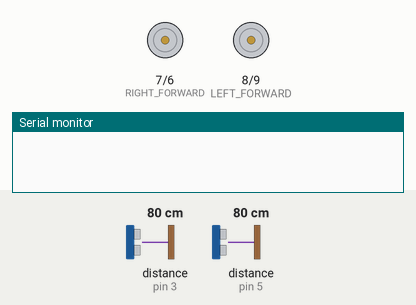
The sketch below on a simulated Arduino Uno, built with avr-gcc and run on an emulated ATmega328P. Parts: motor-driver pin pairs drawn as motors (green arrow = first pin HIGH = forward, orange = second pin HIGH = backward, longer = more drive), the last lines printed to the serial monitor. Wiring (inferred from the names in the program): 2 × ultrasonic range finder: trigger pin 2, echo pin 3 / trigger pin 12, echo pin 5. The test bench sets the inputs (shaded band); at power-on: distance to the obstacle (sensors on pin 3, pin 5) 80 cm. The echo pulse lasts 58.3 µs per cm.

Above: at 0.1 s.
At 2.1 s:
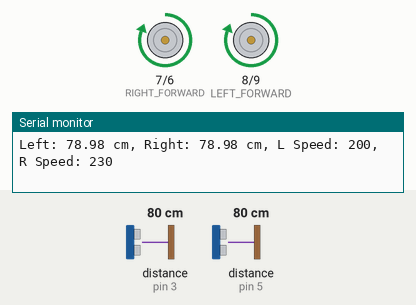
Timing chart, 0 to 3.6 s (numbered marks = the images above):
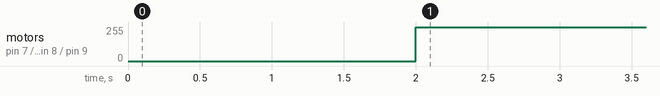

Measured:
- by itself, motor on pin 7 (RIGHT_FORWARD) / pin 6 (RIGHT_BACKWARD), motor on pin 8 (LEFT_FORWARD) / pin 9 (LEFT_BACKWARD): stopped → forward 255/255 at 2.0 s

The sketch:

line-following.ino
```cpp
// Motor control pins
#define LEFT_FORWARD 8    // Controls left motor forward
#define LEFT_BACKWARD 9   // Controls left motor backward
#define RIGHT_FORWARD 7   // Controls right motor forward
#define RIGHT_BACKWARD 6  // Controls right motor backward
// Ultrasonic sensor pins
#define TRIG_FRONT 13     // Front ultrasonic trigger
#define ECHO_FRONT 10     // Front ultrasonic echo
#define TRIG_LEFT 2       // Left ultrasonic trigger
#define ECHO_LEFT 3       // Left ultrasonic echo
#define TRIG_RIGHT 12     // Right ultrasonic trigger
#define ECHO_RIGHT 5      // Right ultrasonic echo
// IR sensor pins
#define L_IR A2           // Left IR sensor
#define M_IR A1           // Middle IR sensor
#define R_IR A0           // Right IR sensor

// Motor speed adjustment parameters
#define BASE_SPEED 200           // Base PWM value (0-255)
#define RIGHT_COMPENSATION 30    // Additional power to right motor to compensate for left lean
#define CORRECTION_FACTOR 0.8    // How strongly to correct based on sensor readings

// Variables for self-correction
int leftSpeed;
int rightSpeed;
unsigned long previousMillis = 0;
const long adjustInterval = 100;  // Adjust every 100ms

void setup() {
  // Set motor control pins as outputs
  pinMode(LEFT_FORWARD, OUTPUT);
  pinMode(LEFT_BACKWARD, OUTPUT);
  pinMode(RIGHT_FORWARD, OUTPUT);
  pinMode(RIGHT_BACKWARD, OUTPUT);

  // Set ultrasonic sensor pins
  pinMode(TRIG_FRONT, OUTPUT);
  pinMode(ECHO_FRONT, INPUT);
  pinMode(TRIG_LEFT, OUTPUT);
  pinMode(ECHO_LEFT, INPUT);
  pinMode(TRIG_RIGHT, OUTPUT);
  pinMode(ECHO_RIGHT, INPUT);

  // Set IR sensor pins as inputs
  pinMode(L_IR, INPUT);
  pinMode(M_IR, INPUT);
  pinMode(R_IR, INPUT);

  // Initialize motor speeds with compensation
  leftSpeed = BASE_SPEED;
  rightSpeed = BASE_SPEED + RIGHT_COMPENSATION;

  Serial.begin(9600);  // Start serial for debugging
  delay(2000);         // Startup delay
}

void loop() {
  unsigned long currentMillis = millis();

  // Drive forward with periodic adjustments
  driveForward(leftSpeed, rightSpeed);

  // Adjust direction at regular intervals
  if (currentMillis - previousMillis >= adjustInterval) {
    previousMillis = currentMillis;
    adjustDirection();
  }
}

void driveForward(int leftPWM, int rightPWM) {
  // Set motors to move forward
  analogWrite(LEFT_FORWARD, leftPWM);
  digitalWrite(LEFT_BACKWARD, LOW);
  analogWrite(RIGHT_FORWARD, rightPWM);
  digitalWrite(RIGHT_BACKWARD, LOW);
}

void stopMotors() {
  digitalWrite(LEFT_FORWARD, LOW);
  digitalWrite(LEFT_BACKWARD, LOW);
  digitalWrite(RIGHT_FORWARD, LOW);
  digitalWrite(RIGHT_BACKWARD, LOW);
}

float getUltrasonicDistance(int trigPin, int echoPin) {
  // Clear the trig pin
  digitalWrite(trigPin, LOW);
  delayMicroseconds(2);

  // Set the trig pin high for 10 microseconds
  digitalWrite(trigPin, HIGH);
  delayMicroseconds(10);
  digitalWrite(trigPin, LOW);

  // Read the echo pin
  float duration = pulseIn(echoPin, HIGH);

  // Calculate distance in centimeters
  return duration * 0.034 / 2;
}

void adjustDirection() {
  // Get distances from left and right sensors
  float leftDistance = getUltrasonicDistance(TRIG_LEFT, ECHO_LEFT);
  float rightDistance = getUltrasonicDistance(TRIG_RIGHT, ECHO_RIGHT);

  // Print current state for debugging
  Serial.print("Left: ");
  Serial.print(leftDistance);
  Serial.print(" cm, Right: ");
  Serial.print(rightDistance);
  Serial.print(" cm, L Speed: ");
  Serial.print(leftSpeed);
  Serial.print(", R Speed: ");
  Serial.println(rightSpeed);

  // Only adjust if both sensors are detecting something (within 200cm)
  if (leftDistance < 200 && rightDistance < 200) {
    int adjustment = (int)((rightDistance - leftDistance) * CORRECTION_FACTOR);

    // Apply adjustments to motor speeds
    leftSpeed = constrain(BASE_SPEED + adjustment, BASE_SPEED - 50, BASE_SPEED + 50);
    rightSpeed = constrain(BASE_SPEED + RIGHT_COMPENSATION - adjustment,
                          BASE_SPEED + RIGHT_COMPENSATION - 50,
                          BASE_SPEED + RIGHT_COMPENSATION + 50);
  } else {
    // Reset to base values with compensation if no valid readings
    leftSpeed = BASE_SPEED;
    rightSpeed = BASE_SPEED + RIGHT_COMPENSATION;
  }
}
```
